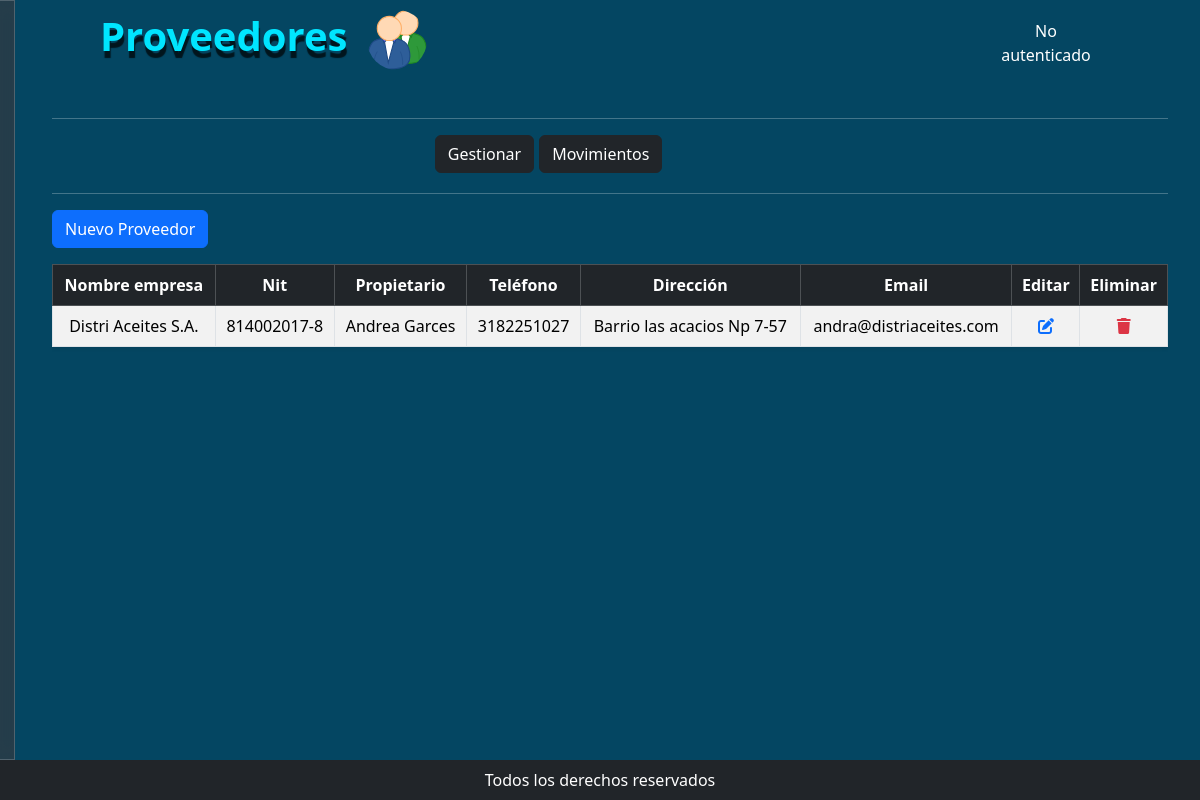
/proveedores/proveedores/, run on the app's committed database.
### proveedores/models.py (models this page shows, shortened)
class Proveedor(models.Model):
    nombre_empresa = models.CharField(max_length=30)
    nit = models.CharField(max_length=20)
    nombre_propietario = models.CharField(max_length=100)
    telefono = models.CharField(max_length=20)
    direccion = models.CharField(max_length=50)
    email = models.EmailField(unique=True)

### proveedores/views.py (the view)
# urls.py: path('proveedores/', views.proveedores, name='proveedores'),
def proveedores(request):
    proveedores = Proveedor.objects.all()
    form = ProveedorForm()
    return render(request, 'proveedores/proveedores.html', {
        'proveedores': proveedores,
        'form': form,
        'editando': False
    })

### usuarios/context_processors.py (called while the page is built)
def es_admin(request):
    return {
        'es_admin': request.user.is_authenticated and (
            request.user.is_superuser or getattr(request.user, 'rol', '') == "Administrador"
        )
    }

### proveedores/templates/proveedores/proveedores.html (shortened to what this page needs)
{% extends "../layouts/base.html" %}
{%load static %}
{% block cabecera_p %}
  Proveedores
  {% endblock %}
  {% block cabecera_imagen %}
  <img src="{% static 'img/proveedores.svg' %}" class="img-plantilla" alt="" />
  {% endblock %}
{% block content %}
 {% include 'layouts/submenu_proveedores.html' %}
  <button
    class="btn btn-primary mb-3"
    data-bs-toggle="modal"
    data-bs-target="#proveedorModal"
  >
    Nuevo Proveedor
  </button>
    <div class="table-responsive">
  <table class="table table-bordered table-striped table-hover shadow-sm align-middle text-center">
    <thead class="table-dark">
          <tr>
            <th>Nombre empresa</th>
            <th>Nit</th>
            <th>Propietario</th>
            <th>Teléfono</th>
            <th>Dirección</th>
            <th>Email</th>
            <th>Editar</th>
            <th>Eliminar</th>
          </tr>
        </thead>
        <tbody>
          {% for proveedor in proveedores %}
          <tr>
            <td>{{ proveedor.nombre_empresa }}</td>
            <td>{{ proveedor.nit }}</td>
            <td>{{ proveedor.nombre_propietario }}</td>
            <td>{{ proveedor.telefono }}</td>
            <td>{{ proveedor.direccion }}</td>
            <td>{{ proveedor.email }}</td>
            <td>
              <a
                href="{% url 'editar_proveedor' proveedor.id %}"
                class="text-primary"
              >
                <i class="fa-solid fa-pen-to-square"></i>
              </a>
            </td>
            <td>
             <a href="{% url 'eliminar_proveedor' proveedor.id %}" class="text-danger">
            <i class="fa-solid fa-trash"></i>
          </a>
            </td>
          </tr>
          {% endfor %}
        </tbody>
      </table>
    </div>
  {% endblock %}

### static/css/styles.css (style rules this page uses)
* { padding: 0; margin: 0; box-sizing: border-box; }
body { background-color: #044662 !important; color: #ffffff; }
.text-danger { margin-top: 0.2rem; }
.img-plantilla { width: 60px; height: 60px; border-radius: 50%; margin-right: 25px; }

### data on the page
Proveedor: nombre_empresa "Distri Aceites S.A.", nit "814002017-8", nombre_propietario "Andrea Garces", telefono "3182251027", direccion "Barrio las acacios Np 7-57", email "andra@distriaceites.com"
